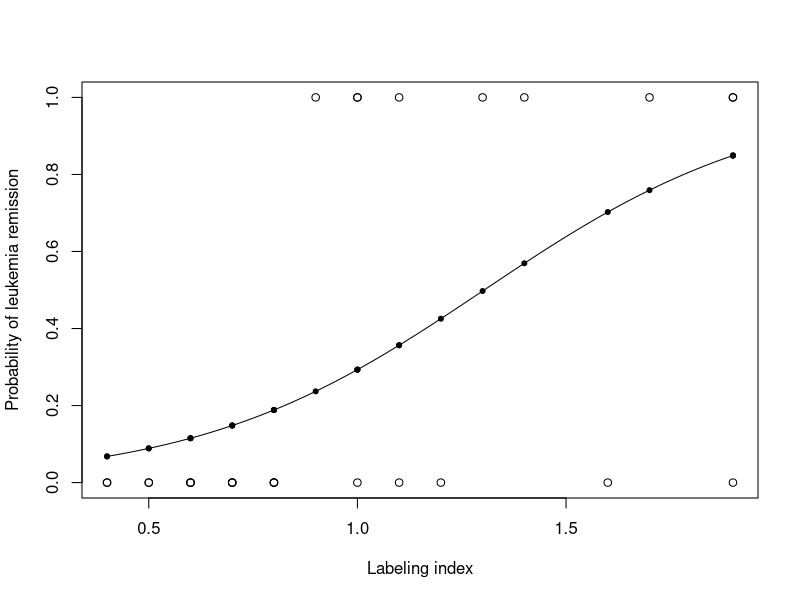

This figure's R source:
## ---- chunk 1
remission <-
  read.table(
    "./data/leukemia_remission.txt",
    sep = "",
    skip = 1,
    header = T,
    row.names = 1
  )
lrmodel.full <-
  glm(
    remiss ~ cell + smear + infil + li + blast + temp,
    family = binomial(link = "logit"),
    data = remission
  )
summary(lrmodel.full)
## ---- chunk 2
confint(lrmodel.full)
## ---- chunk 3
lrmodel.step <- step(lrmodel.full)
## ---- chunk 4
summary(lrmodel.step)
## ---- chunk 5
lrmodel.reduced <- glm(remiss ~ li, family = binomial(link = "logit"), data = remission)
summary(lrmodel.reduced)
## ---- chunk 6
attach(remission)
plot(li, remiss, xlab = "Labeling index", ylab = "Probability of leukemia remission")
curve(predict(lrmodel.reduced, data.frame(li = x), type = "resp"),
      lty = 1.5,
      add = TRUE)
points(li, fitted(lrmodel.reduced), pch = 20) # opcional
